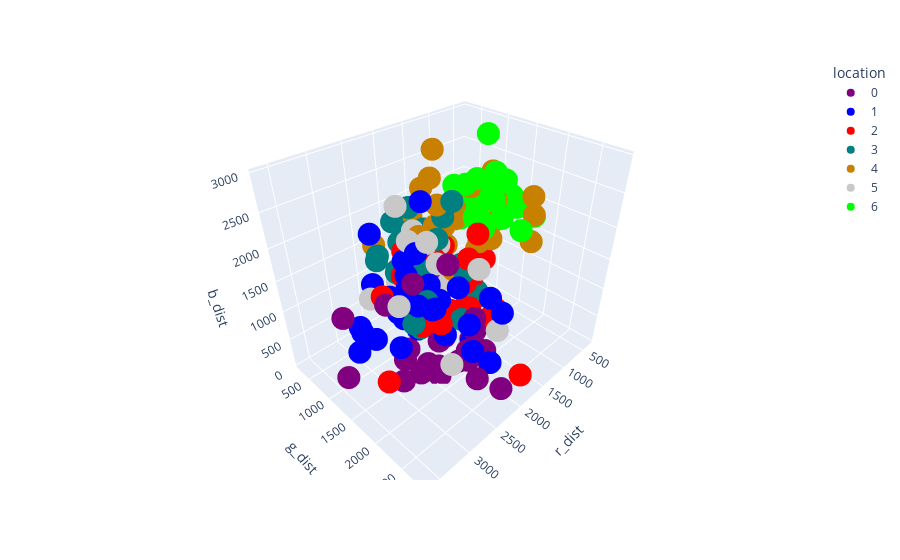

This figure's notebook cell:
### Code cell
fig = px.scatter_3d(df, x='r_dist', y='g_dist', z='b_dist',
              color='location', color_discrete_map=color_discrete_map)
fig.show()
